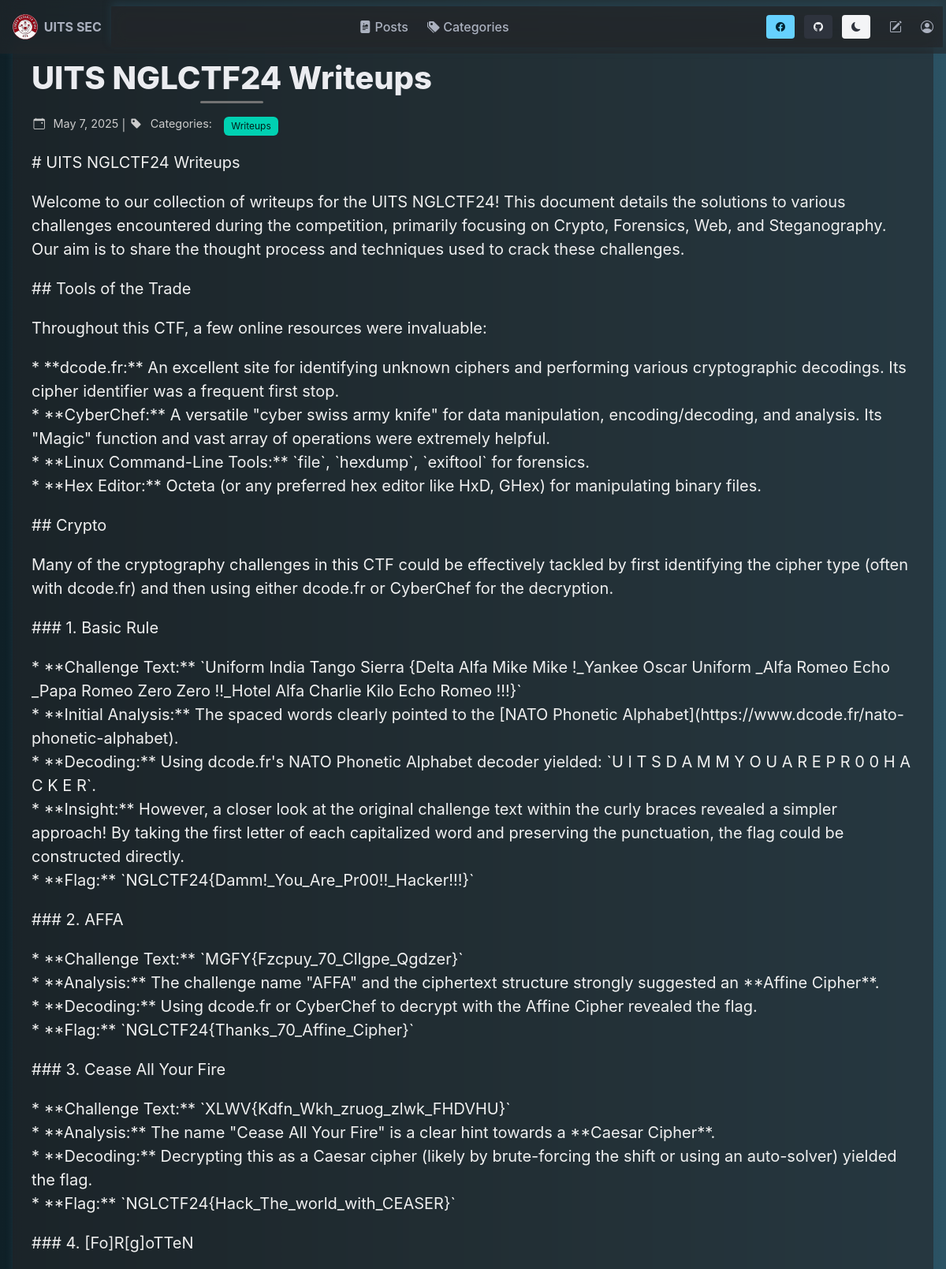
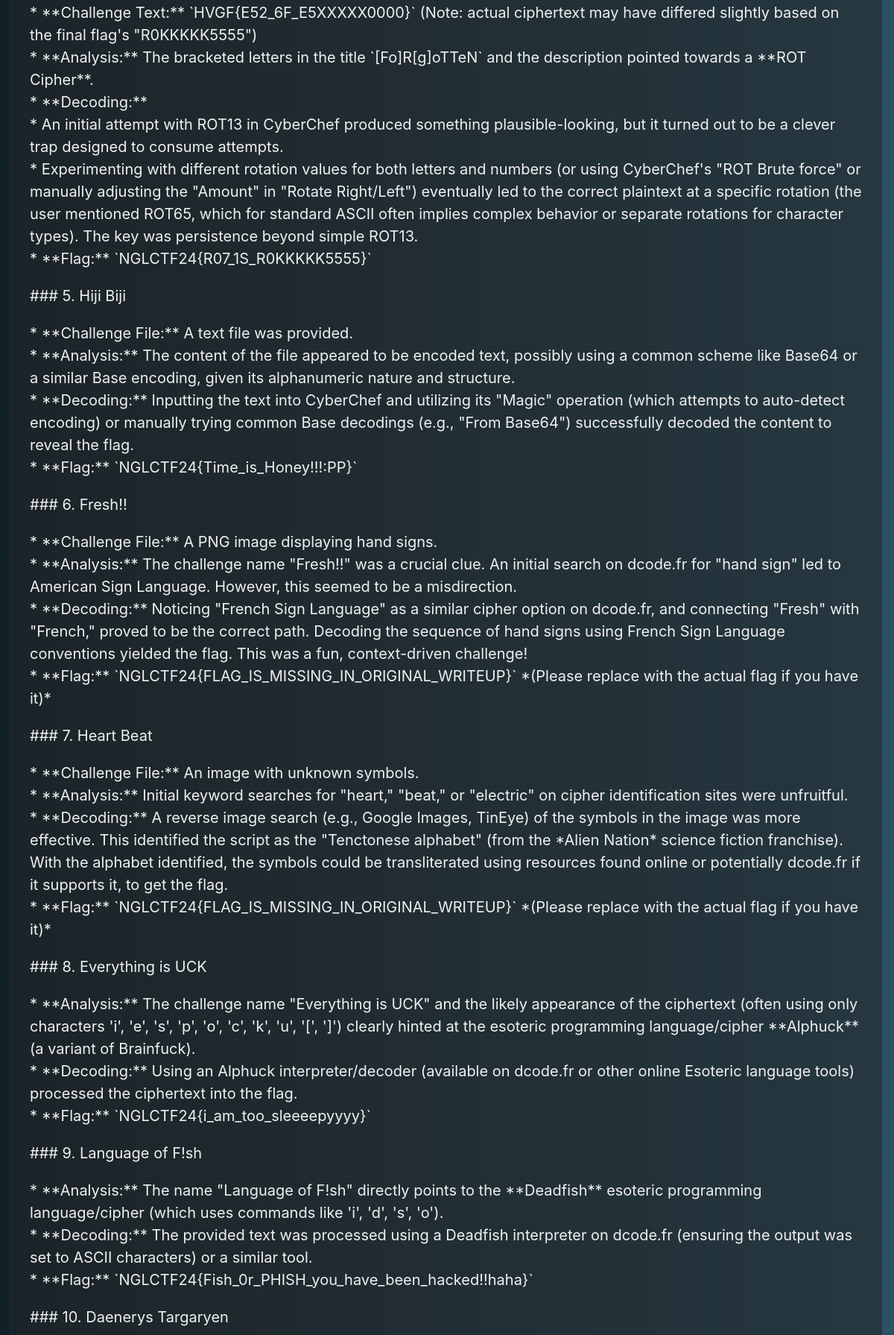
The app's page /post/2/ (upper part) with its own data (2 pictures, top to bottom).
### blog/models.py (models this page shows, shortened)
class Post(models.Model):
    title = models.CharField(max_length=255)
    body = models.TextField()
    created_on = models.DateTimeField(auto_now_add=True)
    last_modified = models.DateTimeField(auto_now=True)
    author = models.ForeignKey(settings.AUTH_USER_MODEL, on_delete=models.CASCADE, default=1)  # Replace 1 with a valid user ID
    categories = models.ManyToManyField('Category', related_name='posts')
    love_reactions = models.ManyToManyField(settings.AUTH_USER_MODEL, related_name='loved_posts', blank=True)
    def get_love_count(self):
        return self.love_reactions.count()

class Category(models.Model):
    name = models.CharField(max_length=30)
    class Meta:
        verbose_name_plural = "categories"

### blog/views.py (the view)
# urls.py: path("post/<int:pk>/", views.blog_detail, name="blog_detail"),
def blog_detail(request, pk):
    post = get_object_or_404(Post, pk=pk)
    form = CommentForms()
    if request.method == "POST":
        form = CommentForms(request.POST)
        if form.is_valid():
            comment = Comment(
                author = form.cleaned_data["author"],
                body=form.cleaned_data["body"],
                post=post,
            )
            comment = form.save(commit=False)
            comment.post = post
            comment.save()
        return HttpResponseRedirect(request.path_info)
    else:
        form = CommentForms()
    comments = Comment.objects.filter(post=post)
    context = {
        "post":post,
        "comments":comments,
        "form":CommentForms(),
    }
    return render(request, "blog/detail.html", context)

### blog/templates/blog/detail.html (shortened to what this page needs)
{% extends "base.html" %}
{% block page_content %}
<div class="container">
    <div class="blur-white mb-5">
        <h1 class="title is-2">{{ post.title }}</h1>
        <div class="post-meta mb-4">
            <span class="icon-text">
                <span class="icon">
                    <i class="bi bi-calendar-event"></i>
                </span>
                <span>{{ post.created_on.date }}</span>
            </span>
            |
            <span class="icon-text">
                <span class="icon">
                    <i class="bi bi-tag-fill"></i>
                </span>
                <span>Categories:</span>
            </span>
            <div class="tags is-inline-block ml-2">
                {% for category in post.categories.all %}
                <a href="{% url 'blog_category' category.name %}">
                    <span class="tag is-primary">{{ category.name }}</span>
                </a>
                {% endfor %}
            </div>
        </div>
        <div class="content is-size-5 post-body">
            {{ post.body | linebreaks }}
        </div>
    </div>
</div>
{% endblock page_content %}

### static/css/base.css (style rules this page uses)
:root { --bg-dark: #0F2027; --bg-mid1: #203A43; --bg-mid2: #2C5364; --txt-primary: #F0F0F0; --txt-secondary: #CCCCCC; --overlay-bg: rgba(35, 39, 42, 0.6); --shadow-light: rgba(44, 83, 100, 0.4); --accent-red: #747474fe; --transition-speed: 0.3s; }
.page-container { display: flex; flex-direction: column; min-height: 100vh; }
html, body { height: 100%; margin: 0; font-size: 1rem; background: linear-gradient(to right, var(--bg-dark), var(--bg-mid1), var(--bg-mid2)); color: var(--txt-primary); transition: background var(--transition-speed), color var(--transition-speed); scroll-behavior: smooth; }
.container { width: 100%; max-width: 1200px; padding: 0 1rem; }
.blur-white { backdrop-filter: blur(10px); background-color: var(--overlay-bg); border-radius: 8px; padding: 1.5rem; margin-bottom: 1.5rem; box-shadow: 0 4px 10px var(--shadow-light); transition: transform 0.3s, box-shadow 0.3s; opacity: 0; transform: translateY(20px); }
.blur-white.fade-in-up { opacity: 1; transform: translateY(0); }
.blur-white p { margin-top: 1rem; margin-bottom: 1rem; }
.tags .tag { transition: all 0.2s; margin: 0.2rem; }
.blur-white .title.is-2 { position: relative; display: inline-block; margin-bottom: 1.5rem; }
.blur-white .title.is-2:after { content: ''; position: absolute; bottom: -10px; left: 50%; transform: translateX(-50%); width: 80px; height: 3px; background-color: var(--accent-red); border-radius: 3px; }
.post-meta { color: var(--txt-secondary); font-size: 0.9rem; margin-bottom: 0.5rem; }
.post-meta i { margin-right: 0.3rem; }

### records on screen
Post: title "UITS NGLCTF24 Writeups", created_on "May 7, 2025", body "# UITS NGLCTF24 Writeups Welcome to our collection of writeups for the UITS NGLCTF24! This document details the solutions to various challenges encountered during the competition, primarily focusing on Crypto, Forensics, Web, and Steganography. Our aim is to share the thought process and techniques used to crack these challenges. ## Tools of the Trade Throughout this CTF, a few online resources were invaluable: * **dcode.fr:** An excellent site for identifying unknown ciphers and performing various cryptographic decodings. Its cipher identifier was a frequent first stop. * **CyberChef:** A versatile \"cyber swiss army knife\" for data manipulation, encoding/decoding, and analysis. Its \"Magic\"…"
Category: name "Writeups"
